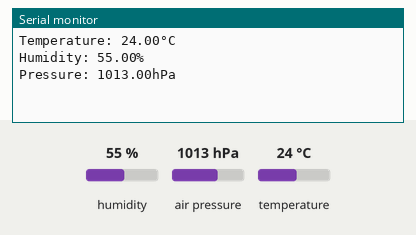
The sketch below on a simulated Arduino Uno, built with avr-gcc and run on an emulated ATmega328P. Shown: the last lines printed to the serial monitor. The inputs (shaded band) are chosen by the test bench; at power-on: humidity 55 %, air pressure 1013 hPa, temperature 24 °C.

Above: at 2.4 s.
2.5 s: humidity set to 22 %
At 7.0 s:
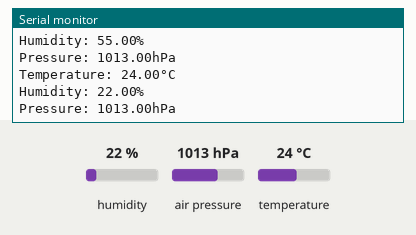
8.5 s: air pressure set to 952 hPa
At 12.1 s:
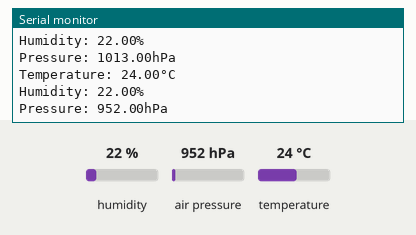
14.5 s: temperature set to 12 °C
At 17.4 s:
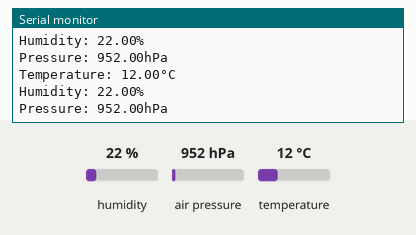

The sketch:

uno_bme280.ino
```cpp
#include <Adafruit_BME280.h>

// ** I2C **
Adafruit_BME280 bme;

// ** SPI **
// Adafruit_BME280 bme(BME_CS, BME_MOSI, BME_MISO, BME_SCK);
// #define BME_SCK 13
// #define BME_MISO 12
// #define BME_MOSI 11
// #define BME_CS 10

float temperature, humidity, pressure;

void setup() {
  Serial.begin(115200);
  delay(200);
  bme.begin(0x76);
  delay(1000);
}

void loop() {
  temperature = bme.readTemperature();
  humidity = bme.readHumidity();
  pressure = bme.readPressure() / 100.0F;

  Serial.print("Temperature: ");
  Serial.print(temperature);
  Serial.println("°C");

  Serial.print("Humidity: ");
  Serial.print(humidity);
  Serial.println("%");

  Serial.print("Pressure: ");
  Serial.print(pressure);
  Serial.println("hPa");

  delay(5000);
}
```

Measured:
- after the input at 2.5 s, the serial monitor: prints a new line after 3.7 s (image 1)
- after the input at 8.5 s, the serial monitor: prints a new line after 2.7 s (image 2)
- after the input at 14.5 s, the serial monitor: prints a new line after 1.7 s (image 3)
